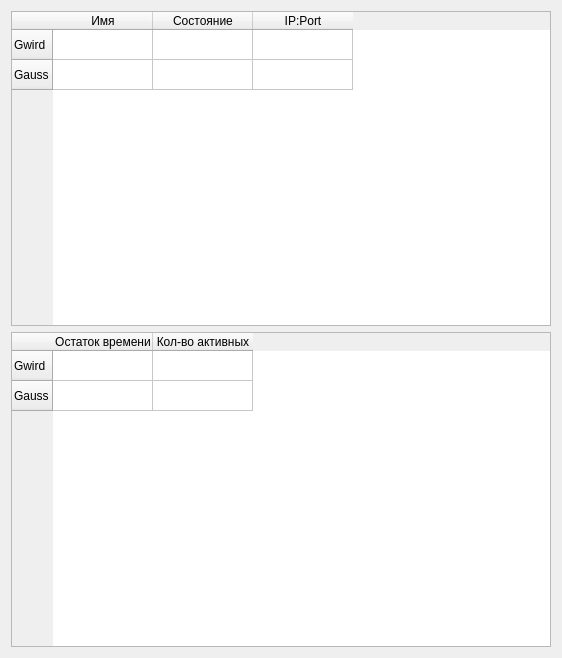
<ui version="4.0" >
 <class>ServerFormClass</class>
 <widget class="QWidget" name="ServerFormClass" >
  <property name="geometry" >
   <rect>
    <x>0</x>
    <y>0</y>
    <width>562</width>
    <height>658</height>
   </rect>
  </property>
  <property name="windowTitle" >
   <string>Form</string>
  </property>
  <layout class="QGridLayout" name="gridLayout" >
   <item row="0" column="0" >
    <widget class="QTableWidget" name="tableClient" >
     <property name="selectionMode" >
      <enum>QAbstractItemView::SingleSelection</enum>
     </property>
     <property name="selectionBehavior" >
      <enum>QAbstractItemView::SelectRows</enum>
     </property>
     <row>
      <property name="text" >
       <string>Gwird</string>
      </property>
     </row>
     <row>
      <property name="text" >
       <string>Gauss</string>
      </property>
     </row>
     <column>
      <property name="text" >
       <string>Имя</string>
      </property>
     </column>
     <column>
      <property name="text" >
       <string>Состояние</string>
      </property>
     </column>
     <column>
      <property name="text" >
       <string>IP:Port</string>
      </property>
     </column>
    </widget>
   </item>
   <item row="1" column="0" >
    <widget class="QTableWidget" name="tableRoom" >
     <property name="selectionMode" >
      <enum>QAbstractItemView::SingleSelection</enum>
     </property>
     <property name="selectionBehavior" >
      <enum>QAbstractItemView::SelectRows</enum>
     </property>
     <row>
      <property name="text" >
       <string>Gwird</string>
      </property>
     </row>
     <row>
      <property name="text" >
       <string>Gauss</string>
      </property>
     </row>
     <column>
      <property name="text" >
       <string>Остаток времени</string>
      </property>
     </column>
     <column>
      <property name="text" >
       <string>Кол-во активных</string>
      </property>
     </column>
    </widget>
   </item>
  </layout>
 </widget>
 <resources/>
 <connections/>
</ui>
